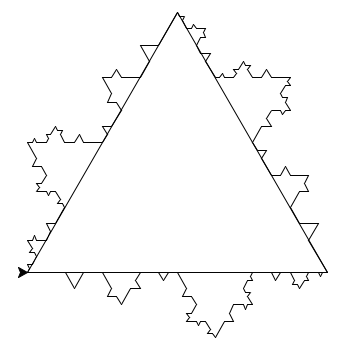

Reproduce this figure in Python.
#!/usr/bin/env python
import turtle

def left_triangle (length):
    for i in xrange(3):
        turtle.forward(length)
        turtle.left(120)

def fractal_side (length, fractal):
    if fractal == 0:
        turtle.forward(length)
    else:
        length2 = length/2.
        length4 = length/4.
        fractal_side (length2, fractal-1)
        turtle.right(60)
        fractal_side (length4, fractal-1)
        turtle.left(120)
        fractal_side(length4,fractal-1)
        turtle.right(60)
        fractal_side (length4, fractal-1)

def fractal_triangle (length, fractal):
    for i in xrange(3):
        fractal_side (length,fractal)
        turtle.left(120)

turtle.reset()
turtle.speed('fastest')
fractal_triangle (300,3)
left_triangle (300)
turtle.exitonclick()
